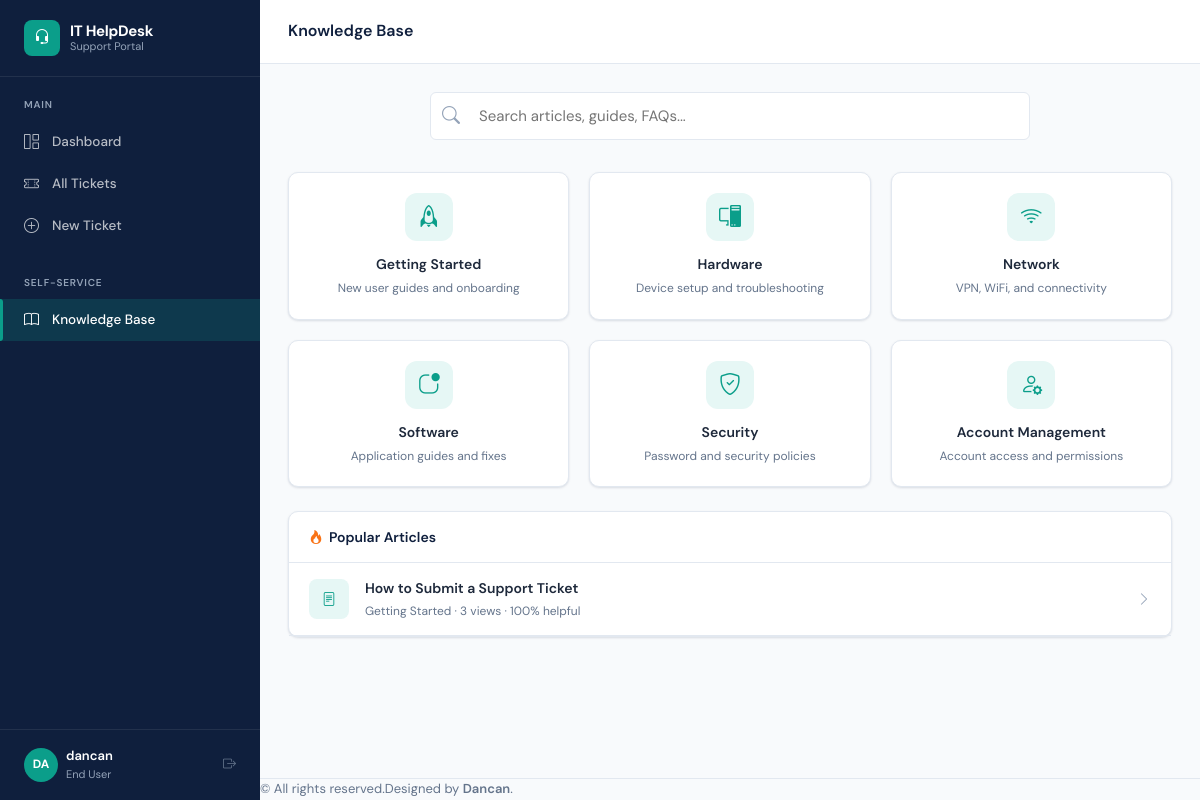
Before: /knowledge/ (signed in) with the older database file.
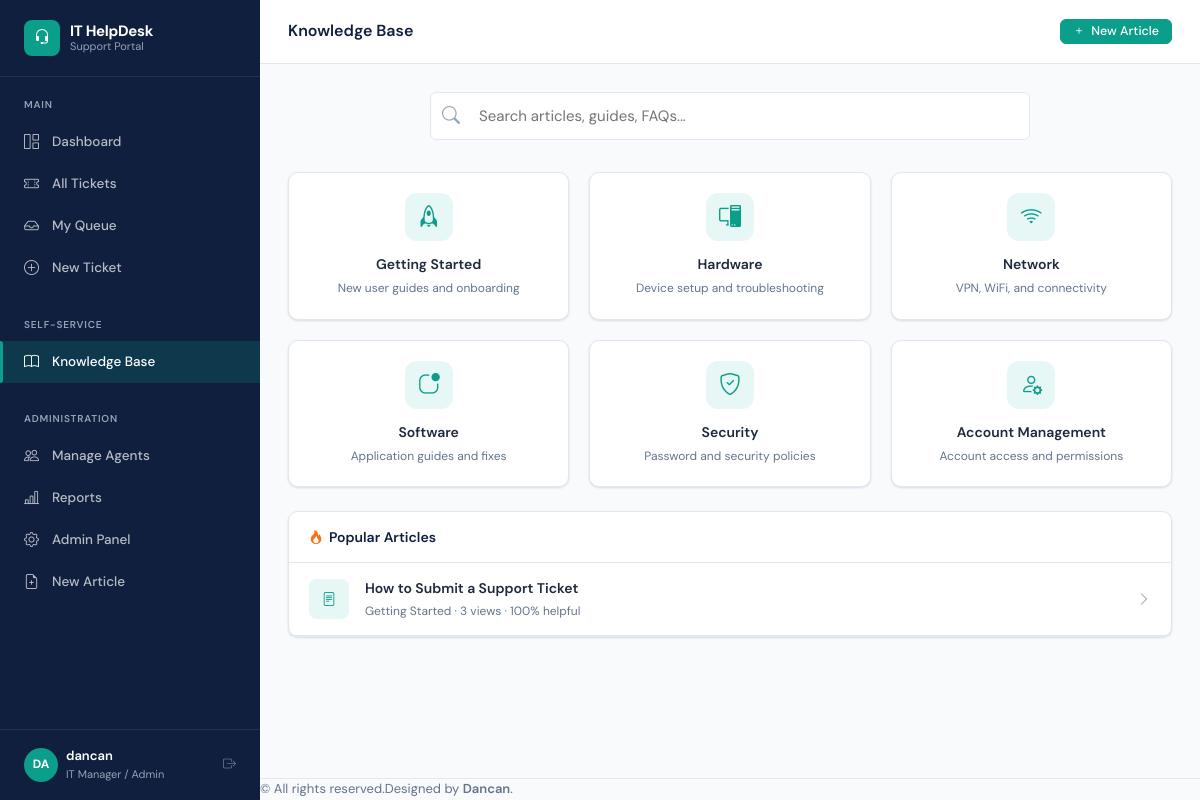
After: the same page with the newer database file.
### accounts/models.py (models this page shows, shortened)
class User(AbstractUser):
    ROLE_END_USER = 'end_user'
    ROLE_AGENT = 'agent'
    ROLE_MANAGER = 'manager'
    ROLE_CHOICES = [
        (ROLE_END_USER, 'End User'),
        (ROLE_AGENT, 'IT Support Agent'),
        (ROLE_MANAGER, 'IT Manager / Admin'),
    ]
    role = models.CharField(max_length=20, choices=ROLE_CHOICES, default=ROLE_END_USER)
    department = models.ForeignKey(
        Department, on_delete=models.SET_NULL, null=True, blank=True, related_name='users'
    )
    phone = models.CharField(max_length=20, blank=True)
    avatar = models.ImageField(upload_to='avatars/', blank=True, null=True)
    job_title = models.CharField(max_length=100, blank=True)
    is_active = models.BooleanField(default=True)
    email_notifications = models.BooleanField(default=True)
    created_at = models.DateTimeField(auto_now_add=True)
    @property
    def is_end_user(self):
        return self.role == self.ROLE_END_USER
    @property
    def is_manager(self):
        return self.role == self.ROLE_MANAGER
    def get_initials(self):
        if self.first_name and self.last_name:
            return f"{self.first_name[0]}{self.last_name[0]}".upper()
        return self.username[:2].upper()

### knowledge/views.py (the view)
# urls.py: path('', views.kb_home, name='home'),
@login_required
def kb_home(request):
    query = request.GET.get('q', '')
    categories = KBCategory.objects.prefetch_related('articles').filter(articles__is_published=True).distinct()
    articles = Article.objects.filter(is_published=True)
    if query:
        articles = articles.filter(Q(title__icontains=query) | Q(content__icontains=query) | Q(summary__icontains=query))
    return render(request, 'knowledge/home.html', {
        'categories': categories,
        'articles': articles if query else Article.objects.filter(is_published=True).order_by('-views')[:6],
        'query': query,
        'all_categories': KBCategory.objects.all(),
    })

### knowledge/models.py (called while the page is built)
    def get_absolute_url(self):
        return reverse('knowledge:article', kwargs={'slug': self.slug})

    def helpfulness_score(self):
        total = self.helpful_yes + self.helpful_no
        return round((self.helpful_yes / total) * 100) if total > 0 else None

### templates/knowledge/home.html (shortened to what this page needs)
{% extends "base/base.html" %}
{% block page_title %}Knowledge Base{% endblock %}
{% block topbar_actions %}
{% if user.is_manager %}
<a href="{% url 'knowledge:article_create' %}" class="btn btn-primary btn-sm">
  <i class="bi bi-plus"></i> New Article
</a>
{% endif %}
{% endblock %}
{% block content %}
<div style="max-width:600px;margin:0 auto 32px;">
  <form method="get">
    <div class="search-input-wrap">
      <i class="bi bi-search" style="font-size:18px;"></i>
      <input type="text" name="q" class="form-control" style="height:48px;font-size:15px;padding-left:48px;"
        placeholder="Search articles, guides, FAQs..." value="{{ query }}">
    </div>
  </form>
</div>
{% if query %}
<div class="card">
  <div class="card-header"><h5>Results for "{{ query }}" ({{ articles.count }})</h5></div>
  <div class="card-body" style="padding:0;">
    {% for article in articles %}
    <a href="{{ article.get_absolute_url }}" style="display:block;padding:16px 20px;border-bottom:1px solid var(--border);color:var(--text);">
      <div style="font-weight:600;font-size:14.5px;margin-bottom:4px;">{{ article.title }}</div>
      <div style="font-size:12.5px;color:var(--text-muted);">{{ article.summary|truncatechars:120 }}</div>
      <div style="font-size:11px;color:var(--slate-light);margin-top:4px;">
        {{ article.category.name }} · {{ article.views }} views
      </div>
    </a>
    {% empty %}
    <div class="empty-state" style="padding:40px;">
      <i class="bi bi-search"></i>
      <h4>No articles found</h4>
      <p>Try different keywords or <a href="{% url 'tickets:submit' %}">submit a support ticket</a>.</p>
    </div>
    {% endfor %}
  </div>
</div>
{% else %}
<div class="grid-3 mb-6">
  {% for cat in all_categories %}
  <a href="?q={{ cat.name }}" class="card" style="padding:20px;text-align:center;border:1px solid var(--border);color:var(--text);transition:all var(--transition);" onmouseover="this.style.borderColor='var(--teal)';this.style.boxShadow='var(--shadow-md)'" onmouseout="this.style.borderColor='var(--border)';this.style.boxShadow='var(--shadow)'">
    <div style="width:48px;height:48px;background:var(--teal-pale);border-radius:12px;display:flex;align-items:center;justify-content:center;margin:0 auto 12px;font-size:22px;color:var(--teal);">
      <i class="bi bi-{{ cat.icon }}"></i>
    </div>
    <div style="font-weight:600;font-size:14px;">{{ cat.name }}</div>
    <div style="font-size:12px;color:var(--text-muted);margin-top:4px;">{{ cat.description|truncatechars:60 }}</div>
  </a>
  {% endfor %}
</div>
<div class="card">
  <div class="card-header">
    <h5><i class="bi bi-fire" style="color:#f97316;margin-right:6px;"></i>Popular Articles</h5>
  </div>
  <div class="card-body" style="padding:0;">
    {% for article in articles %}
    <a href="{{ article.get_absolute_url }}" style="display:flex;align-items:center;gap:16px;padding:14px 20px;border-bottom:1px solid var(--border);color:var(--text);">
      <div style="width:40px;height:40px;background:var(--teal-pale);border-radius:8px;display:flex;align-items:center;justify-content:center;flex-shrink:0;color:var(--teal);">
        <i class="bi bi-file-text"></i>
      </div>
      <div style="flex:1;min-width:0;">
        <div style="font-weight:600;font-size:14px;">{{ article.title }}</div>
        <div style="font-size:12px;color:var(--text-muted);margin-top:2px;">
          {{ article.category.name }} · {{ article.views }} views
          {% if article.helpfulness_score %} · {{ article.helpfulness_score }}% helpful{% endif %}
        </div>
      </div>
      <i class="bi bi-chevron-right" style="color:var(--slate-light);flex-shrink:0;"></i>
    </a>
    {% empty %}
    <div class="empty-state" style="padding:40px;">
      <i class="bi bi-book"></i>
      <h4>No articles yet</h4>
      {% if user.is_manager %}<p><a href="{% url 'knowledge:article_create' %}">Create the first article</a></p>{% endif %}
    </div>
    {% endfor %}
  </div>
</div>
{% endif %}
{% endblock %}

### templates/base/base.html (shortened to what the changed rows need)
<!DOCTYPE html>
<html lang="en">
<head>
  <link rel="stylesheet" href="https://cdn.jsdelivr.net/npm/bootstrap-icons@1.11.3/font/bootstrap-icons.css">
  <link rel="stylesheet" href="/static/css/main.css">
</head>
<body>
<div class="app-wrapper">
  <aside class="sidebar" id="sidebar">
    <div class="sidebar-section">
      <ul class="sidebar-nav">
        {% if not user.is_end_user %}
        <li>
          <a href="{% url 'tickets:my_queue' %}" class="{% if request.resolver_match.url_name == 'my_queue' %}active{% endif %}">
            <i class="bi bi-inbox"></i> My Queue
          </a>
        </li>
        {% endif %}
      </ul>
    </div>
    {% if user.is_manager %}
    <div class="sidebar-section">
      <div class="sidebar-section-label">Administration</div>
      <ul class="sidebar-nav">
        <li>
          <a href="{% url 'accounts:agent_list' %}" class="{% if request.resolver_match.url_name == 'agent_list' %}active{% endif %}">
            <i class="bi bi-people"></i> Manage Agents
          </a>
        </li>
        <li>
          <a href="{% url 'dashboard:reports' %}" class="{% if request.resolver_match.url_name == 'reports' %}active{% endif %}">
            <i class="bi bi-bar-chart-line"></i> Reports
          </a>
        </li>
        <li>
          <a href="/admin/" target="_blank">
            <i class="bi bi-gear"></i> Admin Panel
          </a>
        </li>
        <li>
          <a href="{% url 'knowledge:article_create' %}" class="{% if request.resolver_match.url_name == 'article_create' %}active{% endif %}">
            <i class="bi bi-file-earmark-plus"></i> New Article
          </a>
        </li>
      </ul>
    </div>
    {% endif %}
    <div class="sidebar-footer">
      <div class="sidebar-user d-flex align-items-center gap-2">
        <div class="sidebar-user-avatar">{{ user.get_initials }}</div>
        <div class="sidebar-user-info">
          <div class="sidebar-user-name">{{ user.get_full_name|default:user.username }}</div>
          <div class="sidebar-user-role">{{ user.get_role_display }}</div>
        </div>
        <a href="{% url 'accounts:logout' %}" title="Logout" class="ms-auto text-muted">
          <i class="bi bi-box-arrow-right"></i>
        </a>
      </div>
    </div>
  </aside>
  <div class="main-content">
    <header class="topbar d-flex justify-content-between align-items-center">
      <h1 class="topbar-title mb-0">{% block page_title %}Dashboard{% endblock %}</h1>
      <div class="topbar-actions">
        {% block topbar_actions %}{% endblock %}
      </div>
    </header>
  </div>
</div>
</body>
</html>

Changed rows visible on the page:
changed User "dancan": role "End User" → "IT Manager / Admin"
Other visible differences:
text now shown: "My Queue ADMINISTRATION Manage Agents Reports Admin Panel New Article New Article"
